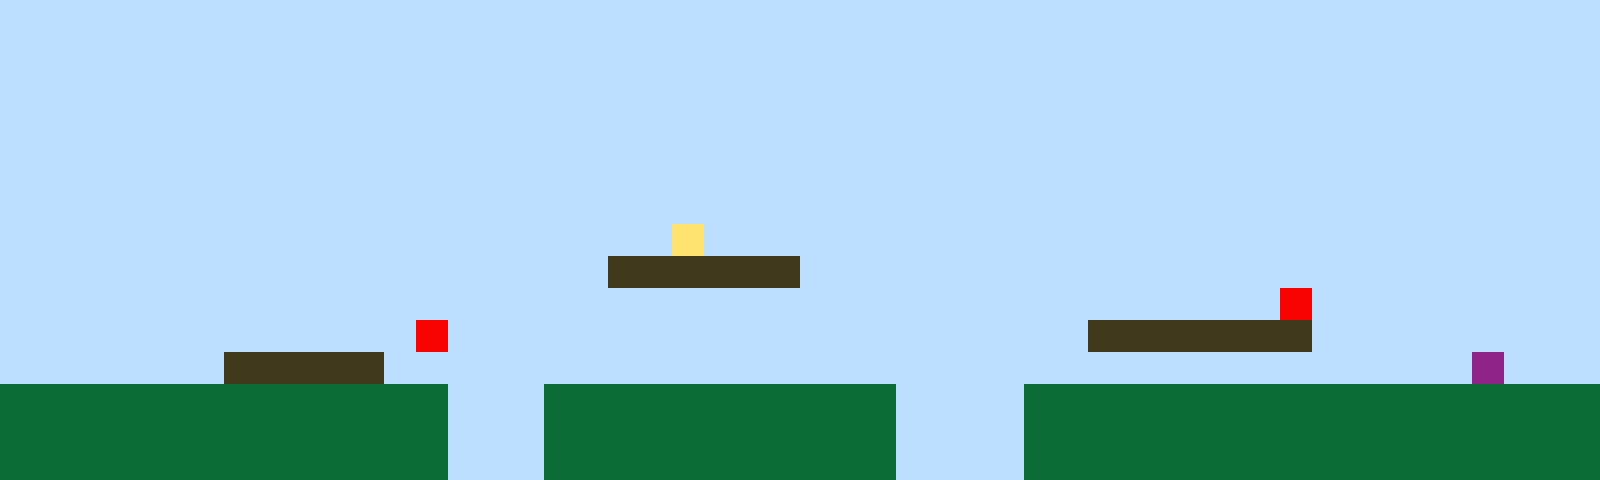

A level layout from a 2D game, rendered from its tile map. Below: a short description, then the map file with its tile-grid data intact:
An orthogonal 50x15 tile map with 32x32 px tiles, 1 tile layer (Tile Layer 1).

<map version="1.10" tiledversion="1.11.2" orientation="orthogonal" renderorder="right-up" width="50" height="15" tilewidth="32" tileheight="32" infinite="0" nextlayerid="2" nextobjectid="1"><editorsettings><export target="map1.csv" format="csv" /></editorsettings><tileset firstgid="1" name="sprites" tilewidth="32" tileheight="32" tilecount="6" columns="3"><image source="sprites.png" width="96" height="64" /></tileset><layer id="1" name="Tile Layer 1" width="50" height="15"><data encoding="csv">1,1,1,1,1,1,1,1,1,1,1,1,1,1,1,1,1,1,1,1,1,1,1,1,1,1,1,1,1,1,1,1,1,1,1,1,1,1,1,1,1,1,1,1,1,1,1,1,1,1,1,1,1,1,1,1,1,1,1,1,1,1,1,1,1,1,1,1,1,1,1,1,1,1,1,1,1,1,1,1,1,1,1,1,1,1,1,1,1,1,1,1,1,1,1,1,1,1,1,1,1,1,1,1,1,1,1,1,1,1,1,1,1,1,1,1,1,1,1,1,1,1,1,1,1,1,1,1,1,1,1,1,1,1,1,1,1,1,1,1,1,1,1,1,1,1,1,1,1,1,1,1,1,1,1,1,1,1,1,1,1,1,1,1,1,1,1,1,1,1,1,1,1,1,1,1,1,1,1,1,1,1,1,1,1,1,1,1,1,1,1,1,1,1,1,1,1,1,1,1,1,1,1,1,1,1,1,1,1,1,1,1,1,1,1,1,1,1,1,1,1,1,1,1,1,1,1,1,1,1,1,1,1,1,1,1,1,1,1,1,1,1,1,1,1,1,1,1,1,1,1,1,1,1,1,1,1,1,1,1,1,1,1,1,1,1,1,1,1,1,1,1,1,1,1,1,1,1,1,1,1,1,1,1,1,1,1,1,1,1,1,1,1,1,1,1,1,1,1,1,1,1,1,1,1,1,1,1,1,1,1,1,1,1,1,1,1,1,1,1,1,1,1,1,1,1,1,1,1,1,1,1,1,1,1,1,1,1,1,1,1,1,1,1,1,1,1,1,1,1,1,1,1,1,1,1,1,1,1,1,1,1,1,1,1,1,1,1,1,1,1,4,1,1,1,1,1,1,1,1,1,1,1,1,1,1,1,1,1,1,1,1,1,1,1,1,1,1,1,1,1,1,1,1,1,1,1,1,1,1,1,1,1,1,1,1,1,1,1,3,3,3,3,3,3,1,1,1,1,1,1,1,1,1,1,1,1,1,1,1,1,1,1,1,1,1,1,1,1,1,1,1,1,1,1,1,1,1,1,1,1,1,1,1,1,1,1,1,1,1,1,1,1,1,1,1,1,1,1,1,1,1,1,1,1,1,1,1,1,1,5,1,1,1,1,1,1,1,1,1,1,1,1,1,1,1,1,1,1,1,1,1,1,5,1,1,1,1,1,1,1,1,1,1,1,1,1,1,1,1,1,1,1,1,3,3,3,3,3,3,3,1,1,1,1,1,1,1,1,1,1,1,1,1,1,1,1,3,3,3,3,3,1,1,1,1,1,1,1,1,1,1,1,1,1,1,1,1,1,1,1,1,1,1,1,1,1,1,1,1,1,1,1,1,1,1,6,1,1,1,2,2,2,2,2,2,2,2,2,2,2,2,2,2,1,1,1,2,2,2,2,2,2,2,2,2,2,2,1,1,1,1,2,2,2,2,2,2,2,2,2,2,2,2,2,2,2,2,2,2,2,2,2,2,2,2,2,2,2,2,2,2,2,2,1,1,1,2,2,2,2,2,2,2,2,2,2,2,1,1,1,1,2,2,2,2,2,2,2,2,2,2,2,2,2,2,2,2,2,2,2,2,2,2,2,2,2,2,2,2,2,2,2,2,1,1,1,2,2,2,2,2,2,2,2,2,2,2,1,1,1,1,2,2,2,2,2,2,2,2,2,2,2,2,2,2,2,2,2,2</data></layer></map>
